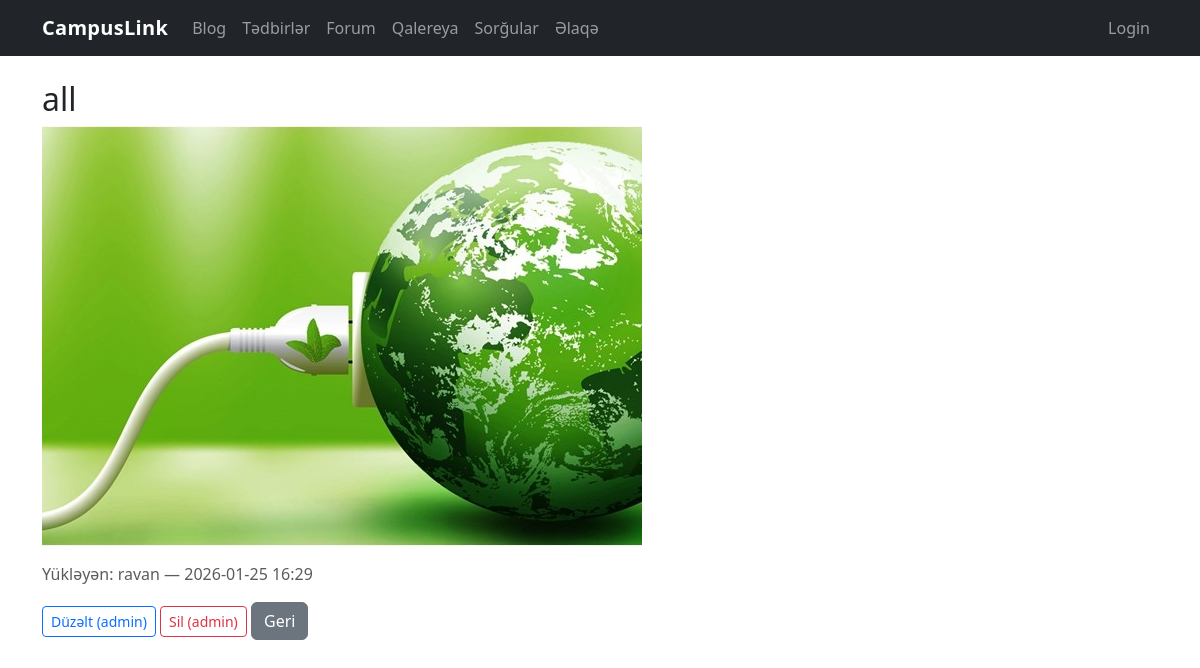
Screenshot of /gallery/5 with the database file from the repository.
### tables this page shows
CREATE TABLE gallery_images (
            id INTEGER PRIMARY KEY AUTOINCREMENT,
            title TEXT NOT NULL,
            filename TEXT NOT NULL,
            uploader TEXT NOT NULL,
            created_at TEXT NOT NULL
        );

### gallery.py (the view)
@bp.route("/<int:image_id>")
def detail(image_id: int):
    db = get_db()
    cur = db.execute("SELECT * FROM gallery_images WHERE id = ?", (image_id,))
    img = cur.fetchone()
    if img is None:
        return render_template("404.html"), 404
    return render_template("gallery/detail.html", img=img)

### database.py (called while the page is built)
def get_db():
    if "db" not in g:
        g.db = sqlite3.connect(DB_PATH)
        g.db.row_factory = sqlite3.Row
    return g.db

### forum.py (called while the page is built, shortened)
def _current_user_display() -> str:
    role = session.get("role") or "guest"
    if role == "admin":
        return (session.get("admin_name") or session.get("user_name") or "Admin").strip() or "Admin"
    if role == "user":
        return (session.get("user_name") or "User").strip() or "User"
    return "Guest"

@bp.app_context_processor
def _inject_forum_auth():
    return {"forum_role": session.get("role") or "guest", "forum_name": _current_user_display()}

def ensure_forum_schema() -> None:
    global _schema_ready
    if _schema_ready:
        return

@bp.before_app_request
def _forum_schema_bootstrap():
    db = get_db()
    db.execute("PRAGMA foreign_keys = ON;")
    ensure_forum_schema()

### polls.py (called while the page is built)
@bp.before_app_request
def ensure_session():
    if "voter_id" not in session:
        session["voter_id"] = secrets.token_hex(8)
    return None

### templates/gallery/detail.html (shortened to what this page needs)
{% extends "base.html" %}
{% block content %}
  <h2>{{ img["title"] }}</h2>
  <img class="img-fluid mb-3" src="{{ url_for('static', filename='uploads/' ~ img['filename']) }}" alt="{{ img['title'] }}">
  <p class="text-muted">Yükləyən: {{ img["uploader"] }} — {{ img["created_at"] }}</p>
  <p>
    <a class="btn btn-sm btn-outline-primary" href="{{ url_for('gallery.edit', image_id=img['id']) }}?password=admin123">Düzəlt (admin)</a>
    <a class="btn btn-sm btn-outline-danger" href="{{ url_for('gallery.delete', image_id=img['id']) }}?password=admin123">Sil (admin)</a>
    <a class="btn btn-secondary" href="{{ url_for('gallery.grid') }}">Geri</a>
  </p>
{% endblock %}

### static/style.css (style rules this page uses)
body { font-family: system-ui, -apple-system, "Segoe UI", Roboto, Ubuntu, "Helvetica Neue", Arial, "Noto Sans", "Apple Color Emoji", "Segoe UI Emoji"; }

### rows the page displays
gallery_images: title "all", filename (picture), uploader "ravan", created_at "2026-01-25 16:29"
